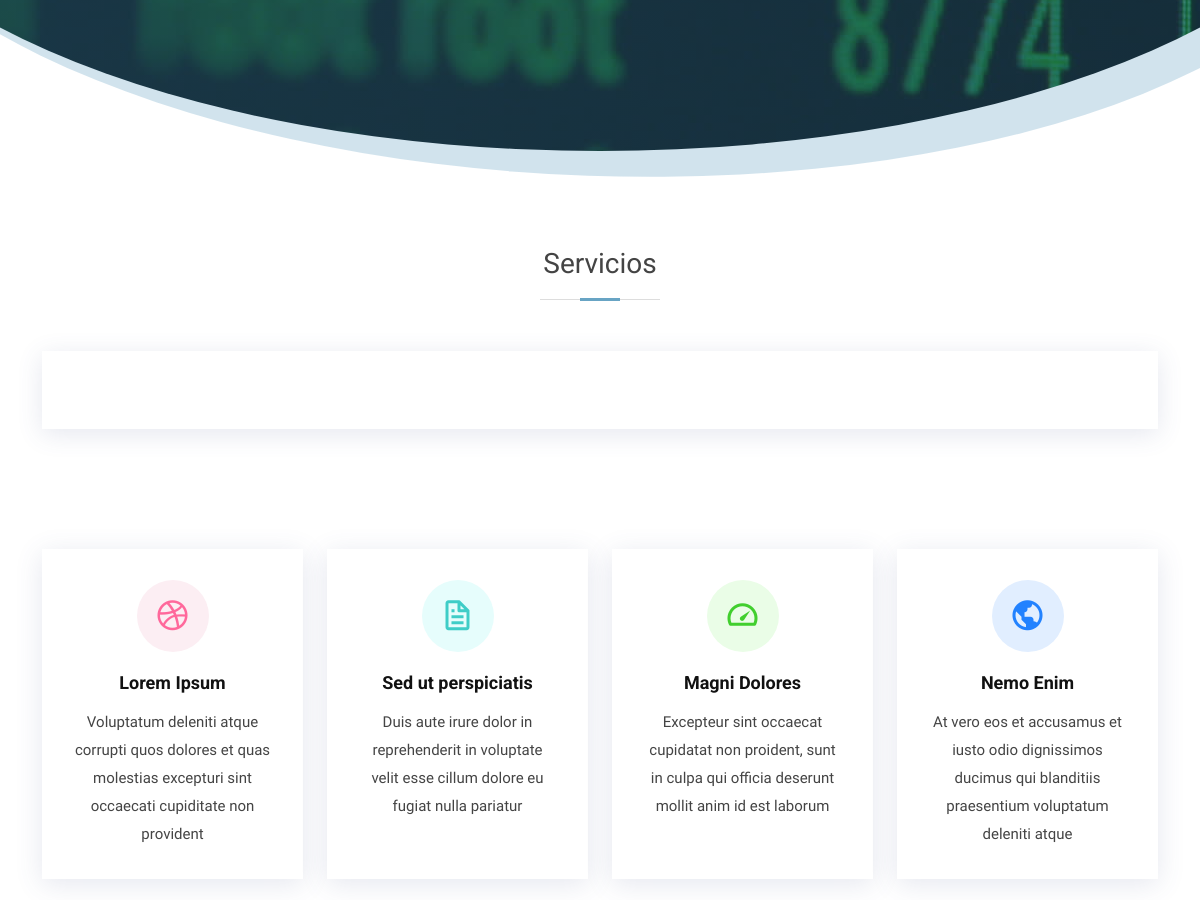
Page /servicios (middle part) on the earlier database version.
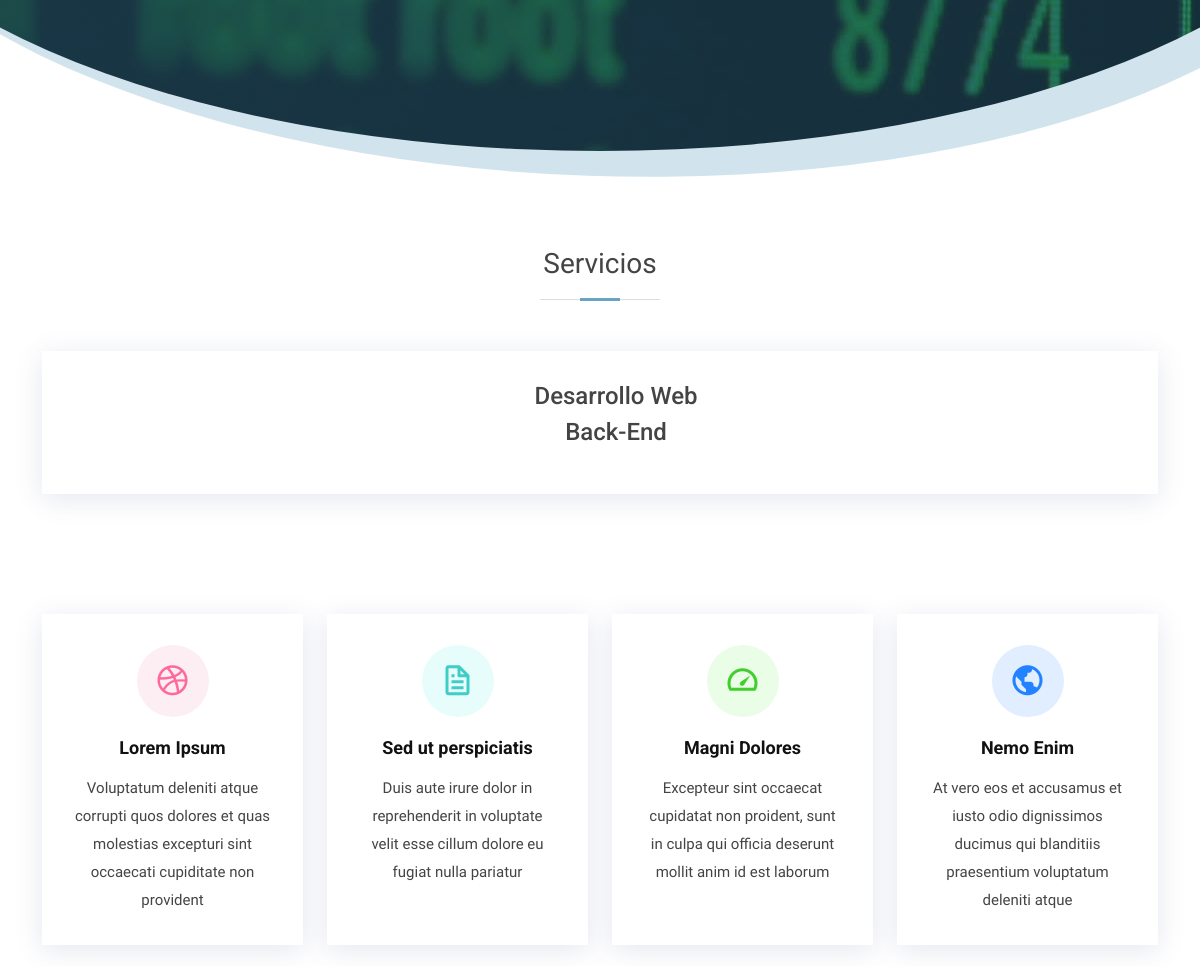
Same page on the later database version.
### DjangoApp/models.py (models this page shows)
class Servicios(models.Model):
    servicio = models.CharField(max_length=30)

### DjangoApp/views.py (the view)
# urls.py: path('servicios',views.servicios, name="servicios"),
def servicios(request):
    if request.method == "POST":
        form = ServiciosForm(request.POST)
        if form.is_valid():
            form.save()
            return redirect('suscripciones')
    else:
        form = SubscribForm()
    servicios = Servicios.objects.all()
    ctx = {"form": form, "servicios": servicios}
    return render(request, 'DjangoApp/servicios.html', ctx)

### DjangoApp/templates/DjangoApp/servicios.html (shortened to what this page needs)
{% extends "DjangoApp/base.html" %}
{% load static %}
{% block contenido %}
    <section class="services">
        <div class="container">
            <div class="row" data-aos="fade-up">
                <div class="section-title">
                    <h2>Servicios</h2>
                </div>
                <div>
                  <div class="row">
                    <div class="container">
                        <div class="icon-box icon-box-blue">
                          <ul>
                              {% for servicio in servicios %}
                              <li style="list-style-type:none">
                                  <h4 clas="title">{{servicio.servicio}}</h2>
                              </li>
                              {% endfor %}
                          </ul>
                        </div>
                      </div>
                  </div>
                </div>
            </div>
        </div>
    </section>
    <section class="services">
            <div class="container">
              <div class="row">
                <div class="col-md-6 col-lg-3 d-flex align-items-stretch" data-aos="fade-up">
                  <div class="icon-box icon-box-pink">
                    <div class="icon"><i class="bx bxl-dribbble"></i></div>
                    <h4 class="title"><a href="">Lorem Ipsum</a></h4>
                    <p class="description">Voluptatum deleniti atque corrupti quos dolores et quas molestias excepturi sint occaecati cupiditate non provident</p>
                  </div>
                </div>
                <div class="col-md-6 col-lg-3 d-flex align-items-stretch" data-aos="fade-up" data-aos-delay="100">
                  <div class="icon-box icon-box-cyan">
                    <div class="icon"><i class="bx bx-file"></i></div>
                    <h4 class="title"><a href="">Sed ut perspiciatis</a></h4>
                    <p class="description">Duis aute irure dolor in reprehenderit in voluptate velit esse cillum dolore eu fugiat nulla pariatur</p>
                  </div>
                </div>
                <div class="col-md-6 col-lg-3 d-flex align-items-stretch" data-aos="fade-up" data-aos-delay="200">
                  <div class="icon-box icon-box-green">
                    <div class="icon"><i class="bx bx-tachometer"></i></div>
                    <h4 class="title"><a href="">Magni Dolores</a></h4>
                    <p class="description">Excepteur sint occaecat cupidatat non proident, sunt in culpa qui officia deserunt mollit anim id est laborum</p>
                  </div>
                </div>
                <div class="col-md-6 col-lg-3 d-flex align-items-stretch" data-aos="fade-up" data-aos-delay="200">
                  <div class="icon-box icon-box-blue">
                    <div class="icon"><i class="bx bx-world"></i></div>
                    <h4 class="title"><a href="">Nemo Enim</a></h4>
                    <p class="description">At vero eos et accusamus et iusto odio dignissimos ducimus qui blanditiis praesentium voluptatum deleniti atque</p>
                  </div>
                </div>
              </div>
            </div>
          </section>
{% endblock %}

Differences in the rows shown:
added Servicios: servicio "Desarrollo Web"
added Servicios: servicio "Back-End"
